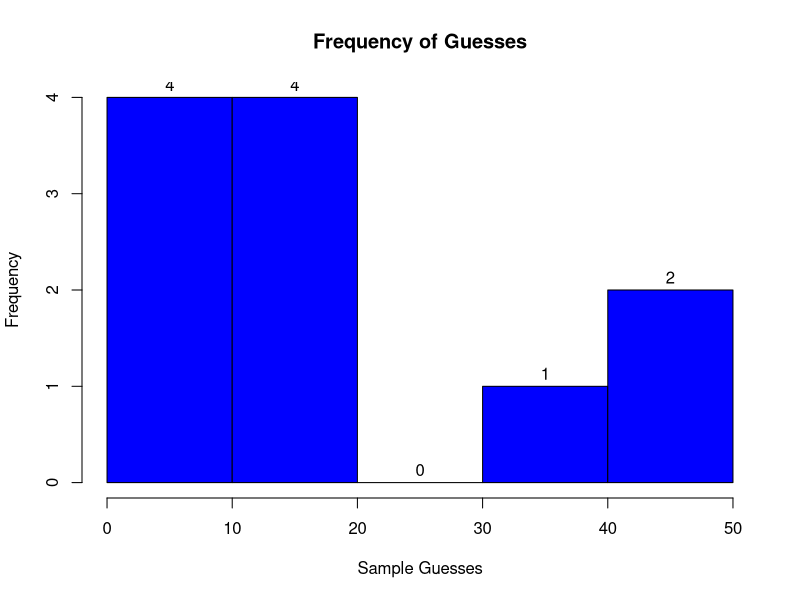
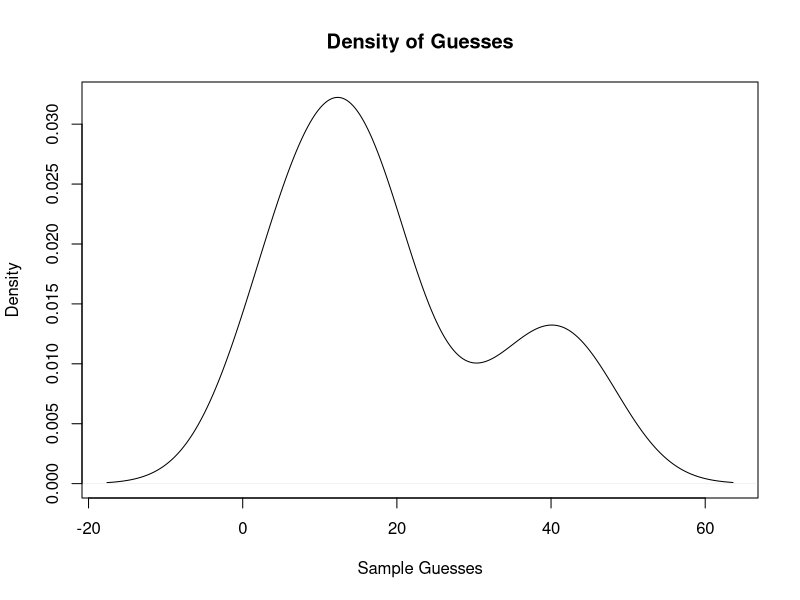

R code for these plots, in order: (Note: this script raises an error after producing the figures.)
###**Guessing Game**
#ECON663-Experimental Economics
#*By Ryan McWay*

sample <- c(33.33,15,5,10,42,18.7,17,3,15,43,9)
t.test(sample,mu=0)

hist(sample, 
     breaks=5, 
     freq= TRUE, 
     col="blue", 
     main = "Frequency of Guesses", 
     xlab= "Sample Guesses",
     labels = TRUE)
par(new=F)
d <- density(sample)
plot(d,
     type= "l",
     main = "Density of Guesses", 
     xlab= "Sample Guesses")
library(rmarkdown)
render("GuessingGame.Rmd", output_format= "word_document")
